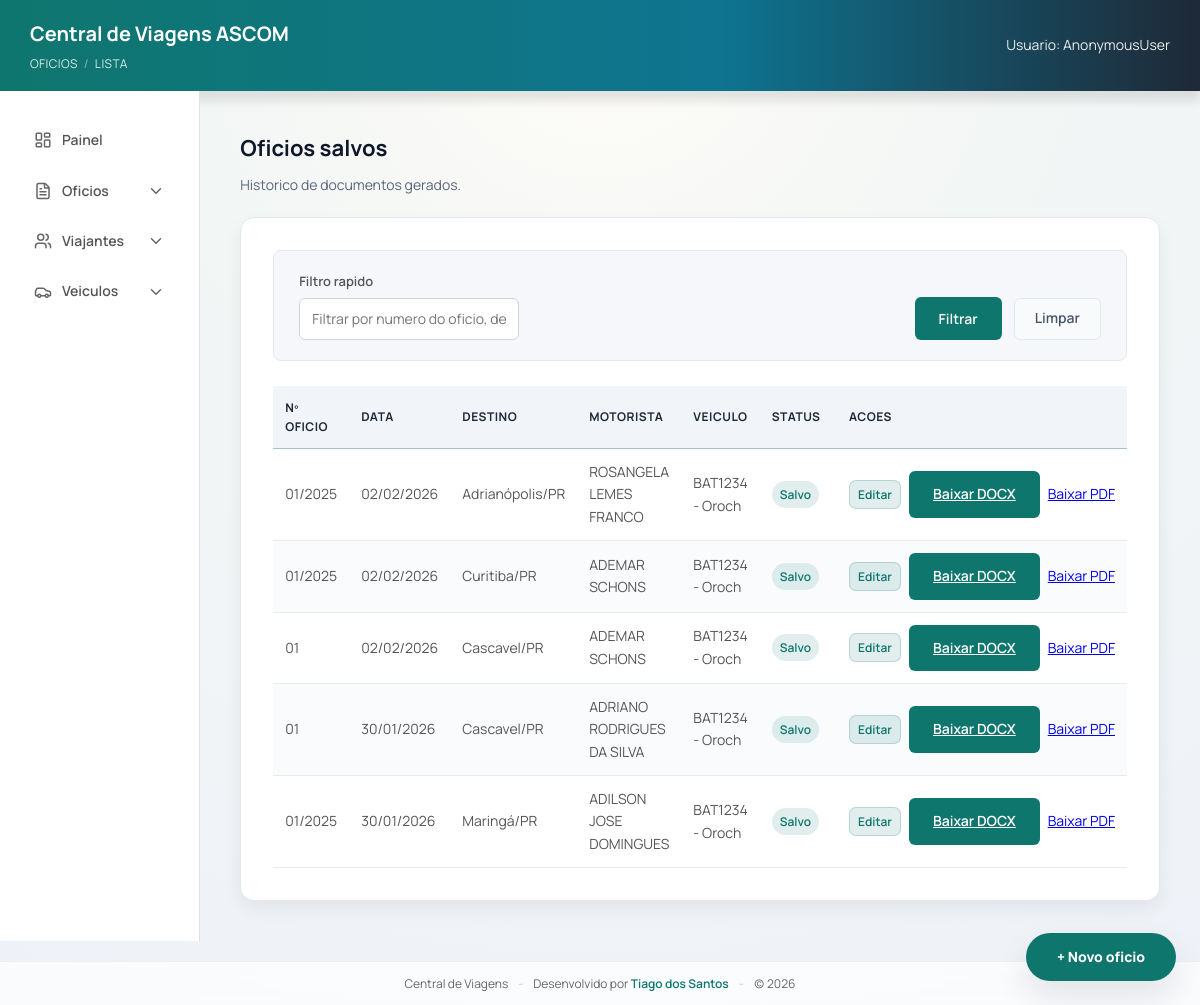
/oficios/, run on an earlier commit of the app's database.
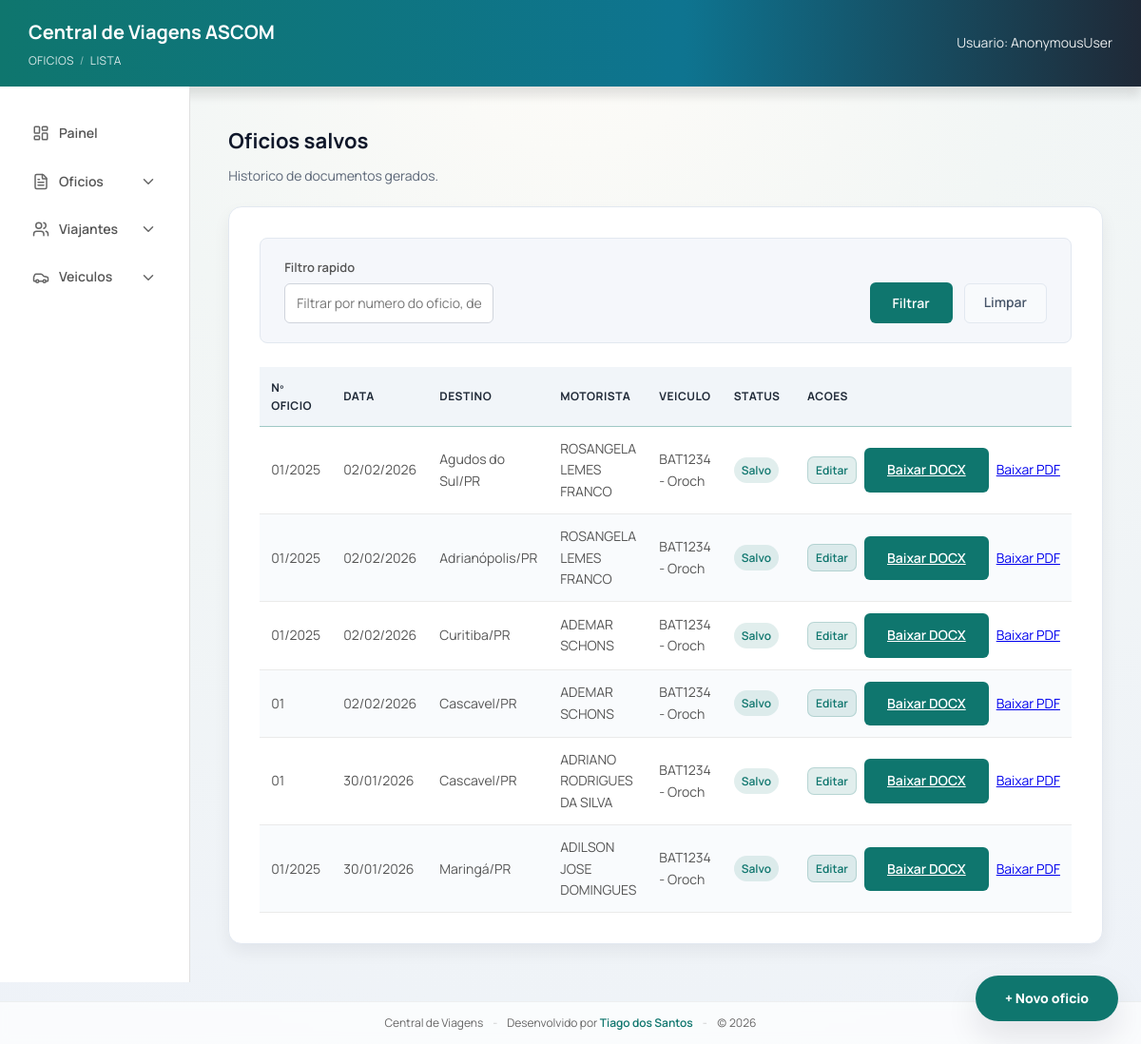
And on a later commit of the database.
### viagens/models.py (models this page shows, shortened)
class Oficio(models.Model):
    oficio = models.CharField(max_length=50)
    protocolo = models.CharField(max_length=80)
    destino = models.CharField(max_length=200)
    assunto = models.CharField(max_length=200, blank=True)
    tipo_destino = models.CharField(
        max_length=20,
        blank=True,
        choices=[
            ("INTERIOR", "Interior"),
            ("CAPITAL", "Capital"),
            ("BRASILIA", "Brasilia"),
        ],
    )
    estado_sede = models.ForeignKey(
        Estado,
        on_delete=models.SET_NULL,
        null=True,
        blank=True,
        related_name="oficios_sede",
    )
    cidade_sede = models.ForeignKey(
        Cidade,
        on_delete=models.SET_NULL,
        null=True,
        blank=True,
        related_name="oficios_sede",
    )
    estado_destino = models.ForeignKey(
        Estado,
        on_delete=models.SET_NULL,
        null=True,
        blank=True,
        related_name="oficios_destino",
    )
    cidade_destino = models.ForeignKey(
        Cidade,
        on_delete=models.SET_NULL,
        null=True,
        blank=True,
        related_name="oficios_destino",
    )
    roteiro_ida_saida_local = models.CharField(max_length=200, blank=True)
    roteiro_ida_saida_datahora = models.CharField(max_length=200, blank=True)
    roteiro_ida_chegada_local = models.CharField(max_length=200, blank=True)
    roteiro_ida_chegada_datahora = models.CharField(max_length=200, blank=True)
    roteiro_volta_saida_local = models.CharField(max_length=200, blank=True)
    roteiro_volta_saida_datahora = models.CharField(max_length=200, blank=True)
    roteiro_volta_chegada_local = models.CharField(max_length=200, blank=True)
    roteiro_volta_chegada_datahora = models.CharField(max_length=200, blank=True)
    retorno_saida_cidade = models.CharField(max_length=120, blank=True)
    retorno_saida_data = models.DateField(null=True, blank=True)
    retorno_saida_hora = models.TimeField(null=True, blank=True)
    retorno_chegada_cidade = models.CharField(max_length=120, blank=True)
    retorno_chegada_data = models.DateField(null=True, blank=True)
    retorno_chegada_hora = models.TimeField(null=True, blank=True)
    quantidade_diarias = models.CharField(max_length=120, blank=True)
    valor_diarias = models.CharField(max_length=120, blank=True)
    valor_diarias_extenso = models.CharField(max_length=200, blank=True)
    tipo_viatura = models.CharField(
        max_length=20,
        blank=True,
        choices=[("CARACTERIZADA", "Caracterizada"), ("DESCARACTERIZADA", "Descaracterizada")],
    )
    tipo_custeio = models.CharField(
        max_length=30,
        blank=True,
        choices=[
            ("UNIDADE", "Unidade"),
            ("OUTRA_INSTITUICAO", "Outra instituicao"),
            ("SEM_ONUS", "Sem onus"),
        ],
    )
    google_doc_id = models.CharField(max_length=200, blank=True)
    google_doc_url = models.URLField(blank=True)
    pdf_file_id = models.CharField(max_length=200, blank=True)
    pdf_url = models.URLField(blank=True)
    placa = models.CharField(max_length=10, blank=True)
    modelo = models.CharField(max_length=120, blank=True)
    combustivel = models.CharField(max_length=80, blank=True)
    motorista = models.CharField(max_length=120, blank=True)
    motorista_oficio = models.CharField(max_length=80, blank=True)
    motorista_protocolo = models.CharField(max_length=80, blank=True)
    motorista_carona = models.BooleanField(default=False)
    motorista_viajante = models.ForeignKey(
        Viajante,
        on_delete=models.SET_NULL,
        null=True,
        blank=True,
        related_name="oficios_motorista",
    )
    motivo = models.TextField(blank=True)
    veiculo = models.ForeignKey(
        Veiculo,
        on_delete=models.SET_NULL,
        null=True,
        blank=True,
        related_name="oficios",
    )
    viajantes = models.ManyToManyField(Viajante, related_name="oficios", blank=True)
    created_at = models.DateTimeField(auto_now_add=True)

class Cidade(models.Model):
    nome = models.CharField(max_length=120)
    estado = models.ForeignKey(Estado, on_delete=models.CASCADE, related_name="cidades")

class Estado(models.Model):
    sigla = models.CharField(max_length=2, unique=True)
    nome = models.CharField(max_length=100)

class Viajante(models.Model):
    nome = models.CharField(max_length=200)
    rg = models.CharField(max_length=50)
    cpf = models.CharField(max_length=50)
    cargo = models.CharField(max_length=120)
    telefone = models.CharField(max_length=30, blank=True)

class Veiculo(models.Model):
    placa = models.CharField(max_length=10, unique=True)
    modelo = models.CharField(max_length=120)
    combustivel = models.CharField(max_length=80)

### viagens/views.py (the view, shortened to what this page needs)
# urls.py: path("oficios/", views.oficios_lista, name="oficios_lista"),
@require_http_methods(["GET"])
def oficios_lista(request):
    q = request.GET.get("q", "").strip()
    oficios = Oficio.objects.select_related(
        "veiculo",
        "motorista_viajante",
        "cidade_destino",
        "estado_destino",
        "cidade_sede",
        "estado_sede",
    ).prefetch_related("viajantes")
    oficios = oficios.order_by("-created_at")
    paginator = Paginator(oficios, 10)
    page_obj = paginator.get_page(request.GET.get("page"))
    params = request.GET.copy()
    params.pop("page", None)
    querystring = params.urlencode()
    return render(
        request,
        "viagens/oficios_list.html",
        {
            "oficios": page_obj,
            "page_obj": page_obj,
            "querystring": querystring,
            "q": q,
        },
    )

### viagens/templates/viagens/oficios_list.html (shortened to what this page needs)
{% extends "viagens/base.html" %}
{% block breadcrumb %}
  Oficios <span class="breadcrumb-sep">/</span> Lista
{% endblock %}
{% block content %}
  <h2 class="page-title">Oficios salvos</h2>
  <p class="page-subtitle">Historico de documentos gerados.</p>
  <div class="list-card">
    <div class="filter-bar">
      <form method="get" class="filter-form">
        <div class="filter-left">
          <div class="filter-group">
            <label>Filtro rapido</label>
            <input type="text" name="q" value="{{ q }}" placeholder="Filtrar por numero do oficio, destino, solicitante, motorista, placa..." />
          </div>
        </div>
        <div class="filter-actions">
          <button type="submit" class="btn-primary" data-loading="false">
            <span class="btn-label">Filtrar</span>
          </button>
          <a href="{% url 'oficios_lista' %}" class="btn-clear">Limpar</a>
        </div>
      </form>
    </div>
    {% if oficios %}
      <table class="table">
        <thead>
          <tr>
            <th>Nº Oficio</th>
            <th>Data</th>
            <th>Destino</th>
            <th>Motorista</th>
            <th>Veiculo</th>
            <th>Status</th>
            <th>Acoes</th>
          </tr>
        </thead>
        <tbody>
          {% for oficio in oficios %}
            <tr>
              <td>{{ oficio.oficio }}</td>
              <td>{{ oficio.created_at|date:"d/m/Y" }}</td>
              <td>
                {% if oficio.cidade_destino %}
                  {{ oficio.cidade_destino.nome }}/{{ oficio.cidade_destino.estado.sigla }}
                {% else %}
                  {{ oficio.destino }}
                {% endif %}
              </td>
              <td>
                {% if oficio.motorista_viajante %}
                  {{ oficio.motorista_viajante.nome }}
                {% else %}
                  {{ oficio.motorista|default:"-" }}
                {% endif %}
              </td>
              <td>
                {% if oficio.veiculo %}
                  {{ oficio.veiculo.placa }} - {{ oficio.veiculo.modelo }}
                {% else %}
                  {{ oficio.placa|default:"-" }}{% if oficio.modelo %} - {{ oficio.modelo }}{% endif %}
                {% endif %}
              </td>
              <td><span class="badge">Salvo</span></td>
              <td>
                <div class="table-actions">
                  <a href="{% url 'oficio_editar' oficio.id %}" class="btn-edit">Editar</a>
                  <a class="btn btn-primary" href="{% url 'oficio_download_docx' oficio.id %}">Baixar DOCX</a>
                  <a class="btn btn-secondary" href="{% url 'oficio_download_pdf' oficio.id %}">
                    Baixar PDF
                  </a>
                </div>
              </td>
            </tr>
          {% endfor %}
        </tbody>
      </table>
    {% endif %}
  </div>
  <div class="fab-stack" aria-label="Atalhos">
    <a class="fab" href="{% url 'formulario' %}">+ Novo oficio</a>
  </div>
{% endblock %}

What changed in the data, as far as the page shows it:
added Oficio: oficio "01/2025", created_at "02/02/2026", cidade_destino.nome "Agudos do Sul", cidade_destino.estado.sigla "PR", motorista_viajante.nome "ROSANGELA LEMES FRANCO", veiculo.placa "BAT1234", veiculo.modelo "Oroch"
